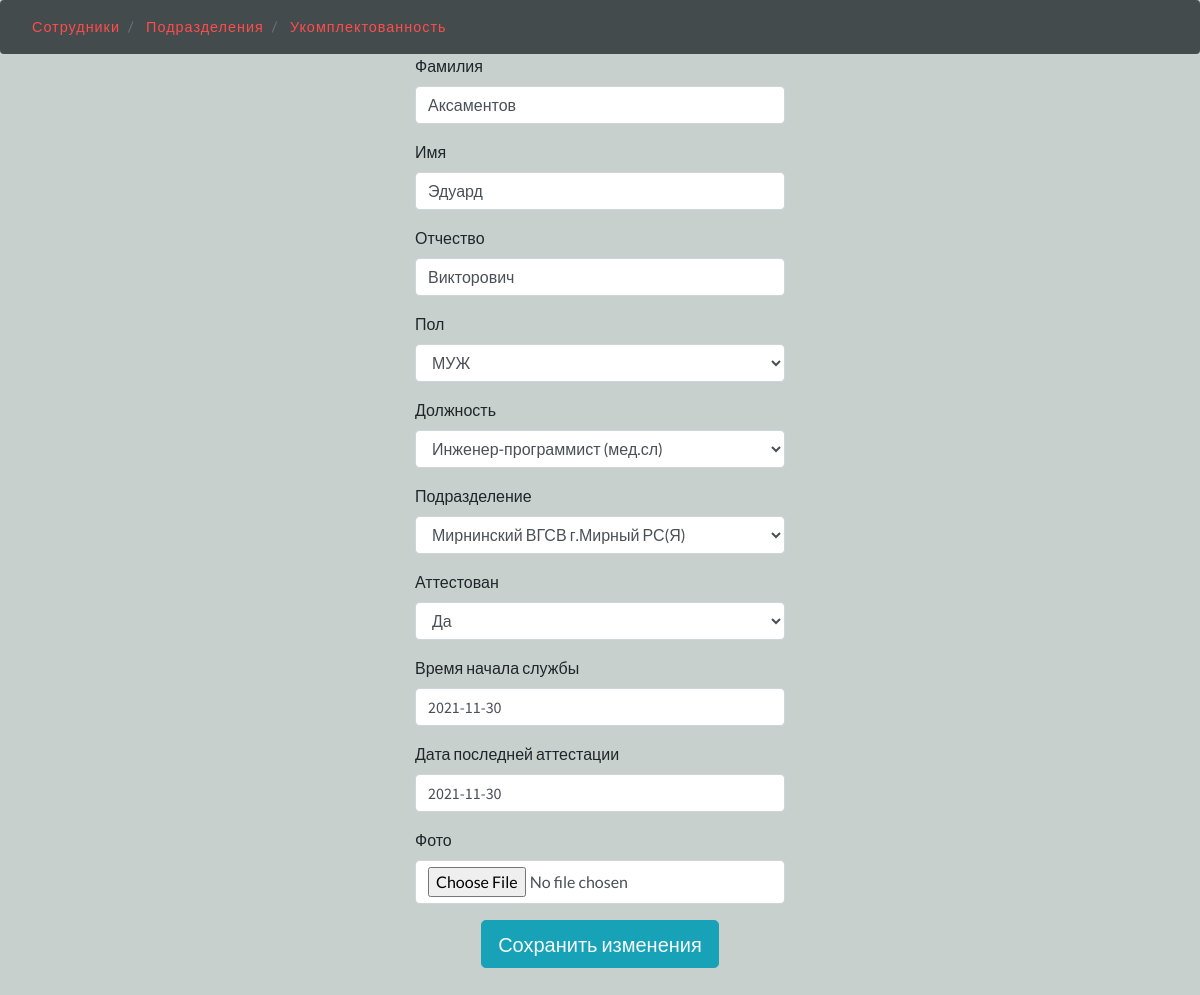
/edit_worker/2/, run on the app's committed database.
### rescuers/apps/workers/models.py (models this page shows, shortened)
class Worker(models.Model):
    surname = models.CharField('Фамилия', max_length=30, blank=True)
    name = models.CharField('Имя', max_length=30)
    lastname = models.CharField('Отчество', max_length=30, blank=True)
    SEX_CHOICES = (('МУЖ', 'МУЖ'),
                   ('ЖЕН', 'ЖЕН'))
    sex = models.CharField('Пол', max_length=6, choices=SEX_CHOICES, default='МУЖ', blank=True)
    post = models.ForeignKey(Post, verbose_name='Должность', on_delete=models.SET_NULL,
                             blank=True, null=True, related_name='post_workers')
    division = models.ForeignKey(Division, verbose_name='Подразделение', on_delete=models.SET_NULL,
                                 blank=True, null=True, related_name='division_workers')
    date_beginning = models.DateField('Время начала службы')
    date_attestation = models.DateField('Дата последней аттестации', blank=True, default=None, null=True)
    on_duty = models.BooleanField('Фактическое нахождение на службе', blank=True, default=True, null=True)
    photo = models.ImageField('Фото', blank=True, default='', upload_to='workers/')
    attestated = models.BooleanField('Аттестован', blank=True, default=False, null=True)
    class Meta:
        verbose_name = "Сотрудник"
        verbose_name_plural = "Сотрудники"

class Post(models.Model):
    name = models.CharField('Наименование', max_length=100)
    operative = models.BooleanField('Принадлежность к оперативному составу')
    rescuer = models.BooleanField('Принадлежность к аттестованным спасателям')
    attestation_period = models.CharField('Время между аттестациями для должности(если необходимо)', max_length=20)
    SERVICE_CHOICES = (
                       ('мед', 'мед'),
                       ('проф', 'проф'),
                       ('опер', 'опер'),
                       )
    service_in_name = models.CharField('Служба (для вывода в названии должности)',help_text='Добавить при необходимости', choices=SERVICE_CHOICES, max_length=12, blank=True, default='')
    priority = models.PositiveSmallIntegerField('Приоритет вывода в списке', blank=True, default=9,
                                                help_text="Для командира отряда- 1; "
                                                          "Для зам.ком. отряда - 2; "
                                                          "Для пом.ком. отряда - 3; "
                                                          "Для ком. взвода     - 4; "
                                                          "Для зам.ком.взвода  - 5; "
                                                          "Для пом.ком. взвода - 6; "
                                                          "Для ком.отдел.      - 7; "
                                                          "Для респираторщика  - 8; "
                                                          "Для остальных по умолчанию - 9.")
    service = models.ForeignKey(Service, on_delete=models.SET_NULL, null=True,
                                blank=True, default=None, related_name='service_posts')
    def __str__(self):
        if self.service_in_name:
            return f"{self.name} ({self.service_in_name}.сл)"
        else:
            return f"{self.name}"
    class Meta:
        verbose_name = "Должность"
        verbose_name_plural = "Должности"

class Division(models.Model):
    name = models.CharField('Наименование', max_length=100)
    standard_size = models.PositiveSmallIntegerField('Штатный размер')
    def __str__(self):
        return f"{self.name}"
    class Meta:
        verbose_name = "Подразделение"
        verbose_name_plural = "Подразделения"

### rescuers/apps/workers/views.py (the view)
# urls.py: path('edit_worker/<int:pk>/', EditWorkerView.as_view(), name='edit_worker'),
class EditWorkerView(UpdateView):
    model = Worker
    template_name = 'workers/edit_worker.html'
    fields = ['surname', 'name', 'lastname', 'sex', 'post', 'division', 'attestated','date_beginning', 'date_attestation', 'photo']

### rescuers/templates/workers/edit_worker.html (shortened to what this page needs)
{% extends 'workers/base.html' %}
{% load bootstrap4 %}
{% block content %}
<div class="col-lg-4 offset-lg-4">
  <form action="{% url 'workers:edit_worker' worker.id %}" method="post" >
    {% bootstrap_form form %}
      <button name="submit" class="btn btn-outline-info btn-lg bg-info text-light d-block mx-auto">Сохранить изменения</button>
  </form>
</div>
{% endblock content %}

### static/css/style.css (style rules this page uses)
html, body { margin: 0; font-size: 100%; background: #C7D0CC; font-family: 'Lato', sans-serif; scroll-behavior: smooth; }
input[type="button"], input[type="submit"], input[type="text"], input[type="email"], input[type="search"] { transition: 0.5s all; -webkit-transition: 0.5s all; -moz-transition: 0.5s all; -o-transition: 0.5s all; -ms-transition: 0.5s all; font-family: 'Source Sans Pro', sans-serif; }

### data on the page
Worker: surname "Аксаментов", name "Эдуард", lastname "Викторович", sex "МУЖ", post "Инженер-программист (мед.сл)", division "Мирнинский ВГСВ г.Мирный РС(Я)", attestated "Да", date_beginning "2021-11-30", date_attestation "2021-11-30"
